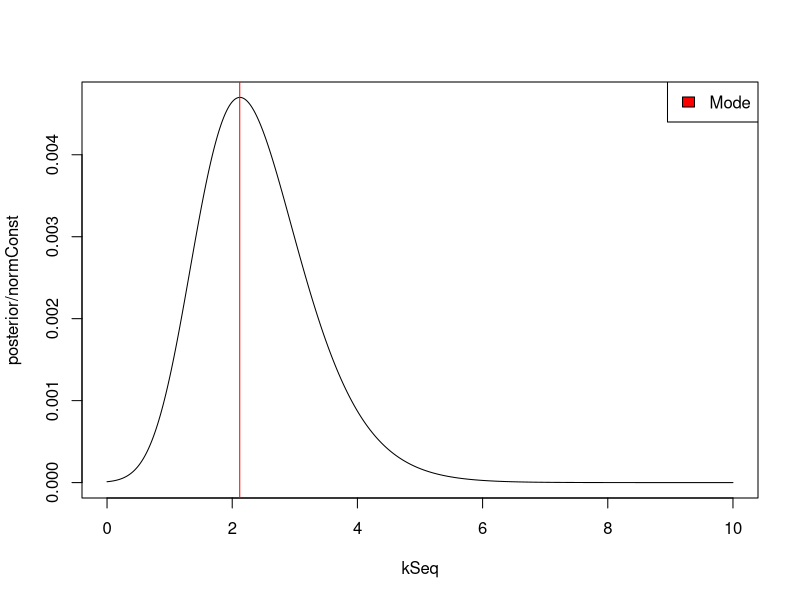

R code for this plot:

# A: Plot the posterior distribution of k
# posterior(k | y, mu) = likelihood * prior(k) = prod_prob * prior

#You have plotted the unnormalized posterior correctly, 
#but you should plot the normalized posterior that has area under the curve = 1. 
#To do this, you need to compute the sum of your function values and also 
#account for the spacing between your gridpoints and divide the function with the right value.

y <- c(-2.44, 2.14, 2.54, 1.83, 2.01, 2.33, -2.79, 2.23, 2.07, 2.02)
kSeq <- seq(0,10, by=0.01)
mu <- 2.39
lambda <- 1
# kappa <- dexp(kSeq, lambda)

mises <- function(k, y, mu) {
  I <- besselI(k,0)
  return ((exp(k * cos(y - mu))) / (2 * pi * I))
}

kPos <- function(k, mu,y) {
  #prod since independent
  return ( prod( mises(k, y, mu) ) * dexp(k))
}

posterior = c()
for (k in kSeq){
  posterior = c(posterior, c(kPos(k, mu, y)))
}

##Plot the normalized posterior
normConst <- sum(posterior)
plot(kSeq, posterior/normConst,type='l')
legend('topright', legend='Mode', fill='red')

# B: Compute the posterior mode of k

kPosMode <- kSeq[which.max(posterior)]
abline(v=kPosMode, col='red', lwd=1)